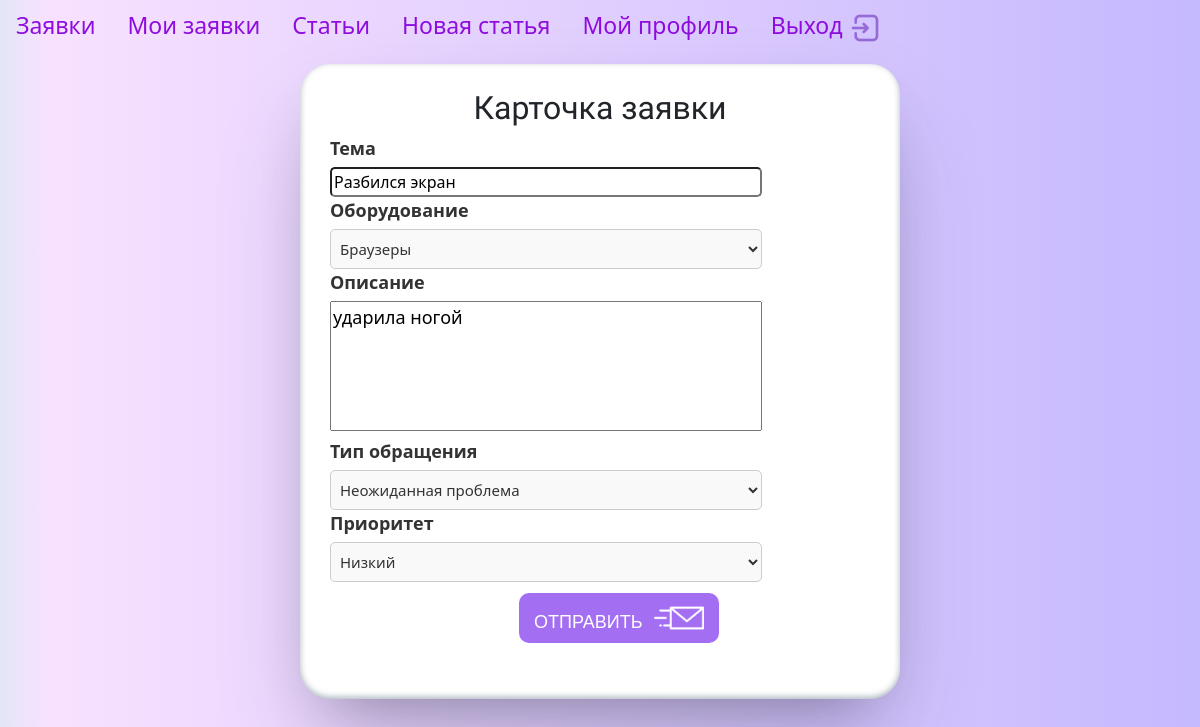
/helpdesk/helpdesk/ticket/1/edit/, run on the app's committed database.
### helpdesk/models.py (models this page shows, shortened)
class Ticket(models.Model):
    STATUS_CHOICES = (
        ('активная', 'Активная',),
        ('в процессе', 'В процессе',),
        ('выполнено', 'Выполнено',),)
    TYPE_CHOICES = (
        ('неожиданная проблема', 'Неожиданная проблема',),
        ('повторное обращение', 'Повторное обращение',),
        ('консультация', 'Kонсультация',),)
    PRIORITY_CHOICES = (
        ('низкий', 'Низкий',),
        ('средний', 'Средний',),
        ('высокий', 'Высокий',),)
    title = models.CharField(max_length=50, verbose_name="Тема")
    equipment = models.ForeignKey('Equipment', on_delete=models.PROTECT, related_name='equipment', default='монитор',
                                  verbose_name="оборудование")
    status = models.CharField(max_length=20, choices=STATUS_CHOICES, default='активная', verbose_name="статус")
    description = models.TextField(blank=True, verbose_name="описание")
    type = models.CharField(max_length=40, choices=TYPE_CHOICES, default='неожиданная проблема',
                            verbose_name="Тип обращения")
    priority = models.CharField(max_length=40, choices=PRIORITY_CHOICES, default='cредний', verbose_name="Приоритет")
    opened_date = models.DateTimeField(auto_now_add=True, verbose_name="открыто")
    closed_date = models.DateTimeField(blank=True, null=True, verbose_name="выполнено")
    user = models.ForeignKey(get_user_model(), on_delete=models.SET_NULL, related_name='ticket', null=True,
                             default=None)
    empl = models.ForeignKey(User, on_delete=models.SET_NULL, related_name='empl', null=True, blank=True)
    class Meta:
        verbose_name = "заявку"
        verbose_name_plural = "заявки"

class Equipment(models.Model):
    name_equipment = models.CharField(max_length=60, verbose_name="оборудование")
    class Meta:
        verbose_name = "Оборудование/ПО"
        verbose_name_plural = "Оборудование"
    def __str__(self):
        return self.name_equipment

### helpdesk/views.py (the view)
# urls.py: path('helpdesk/ticket/<int:pk>/edit/', views.UpdatePage.as_view(), name='edit_ticket'),
class UpdatePage(UpdateView):
    model = Ticket
    fields = ['title', 'equipment', 'description', 'type', 'priority']
    template_name = 'helpdesk/mainpageusers.html'
    success_url = reverse_lazy('mytickets')
    title_page = 'Редактирование статьи'

### helpdesk/templates/helpdesk/mainpageusers.html (shortened to what this page needs)
{% extends 'base.html' %}
{% load static %}
{% block content %}
<form class="ticket" action="" method="post" enctype="multipart/form-data">
    <h2>Карточка заявки</h2>
       {% for f in form %}
    {% if f.name == 'equipment' or f.name == 'type'  or f.name == 'priority'%}
            <p class="ticketp" for="{{ f.id_for_p }}">{{ f.label }}</p>
            <select name="{{ f.name }}" class="custom-dropdown">
                {% for choice in f.field.choices %}
                    <option value="{{ choice.0 }}">{{ choice.1 }}</option>
                {% endfor %}
            </select>
    {% else %}
            <p class="ticketp" for="{{ f.id_for_label }}">{{ f.label }}</p>
            {{ f }}
    {% endif %}
{% endfor %}
    <p><button type="submit"><i> <img class="img-button" src="{% static 'helpdesk/images/sendticket.png' %}" > </i>Отправить</button></p>
</form>
{% endblock %}

### static/css/styles.css (style rules this page uses)
body { background: rgb(193,199,238) !important; background: linear-gradient(90deg, rgba(193,199,238,0.4514180672268907) 0%, rgba(237,181,255,0.4009978991596639) 4%, rgba(102,69,252,0.3757878151260504) 100%)!important; background: #d3cfff; font-family: "Roboto", sans-serif; -webkit-font-smoothing: antialiased; -moz-osx-font-smoothing: grayscale; }
html { height: 100%; }
.ticketp { font-weight: bold; margin-bottom: 5px; color: #333; }
.img-button { height:50px; float:right; margin-top:-15px; }
.ticket { height:60%; border-radius: 30px; width:50%; background: #FFFFFF; margin-top:1%; margin-left:25%; font-size:18px; padding:30px; box-shadow: rgba(50, 50, 93, 0.25) 0px 50px 100px -20px, rgba(0, 0, 0, 0.3) 0px 30px 60px -30px, rgba(10, 37, 64, 0.35) 0px -2px 6px 0px inset; }
.ticket input[type="text"] { border-radius:5px; width:80%; font-size:16px; height:30px; }
.ticket h2 { text-align:center; font-family: "Concert One", sans-serif; font-weight: 400; font-style: normal; margin-top:-5px; }
.ticket button { border-radius: 10px; font-family: "Roboto", sans-serif; text-transform: uppercase; outline: 0; background: #A46EF2; width: 200px; height:50px; border: 0; margin-top:2%; padding: 15px; color: #FFFFFF; font-size: 18px; -webkit-transition: all 0.3 ease; transition: all 0.3 ease; cursor: pointer; margin-left:35%; text-align:left; margin-bottom:10px; }
.ticket textarea { resize: none; overflow-y: auto; max-height: 130px; font-size:18px; width:80%; }
.custom-dropdown { font-size:15px; height:40px; width: 80%; padding: 5px; border: 1px solid #ccc; border-radius: 5px; background-color: #f9f9f9; color: #333; }

### data on the page
Ticket: form "Разбился экран" "ударила ногой"
Equipment: equipment "Браузеры"

### other printed values
{{ f.label }} "Тема" "Описание"
{{ f.label }} "Оборудование" "Тип обращения" "Приоритет"
form field type "Неожиданная проблема"
form field priority "Низкий"
